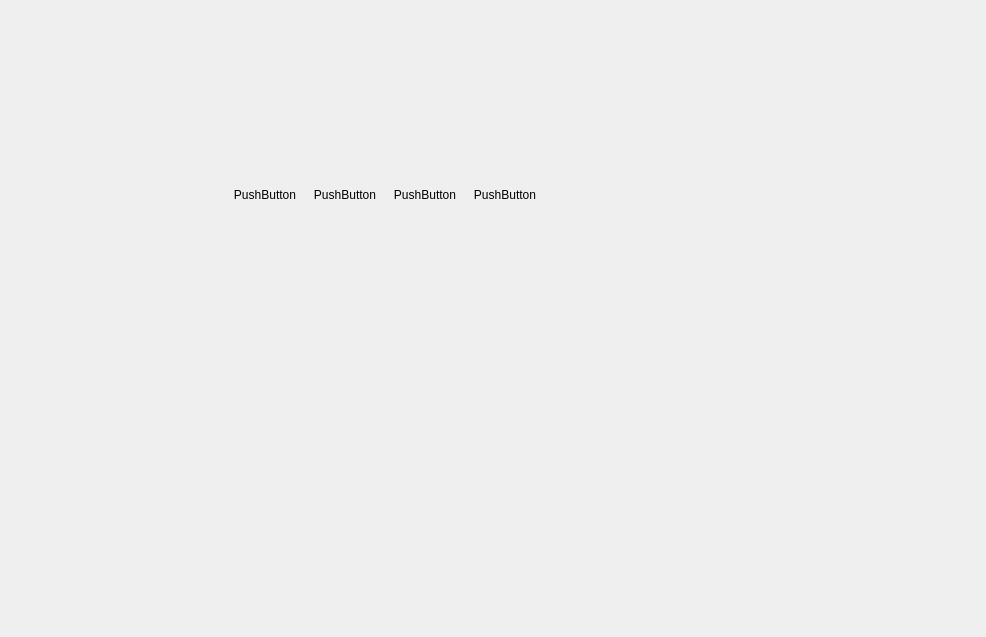
<?xml version="1.0" encoding="UTF-8"?>
<ui version="4.0">
 <class>DemoDialog</class>
 <widget class="QWidget" name="DemoDialog">
  <property name="geometry">
   <rect>
    <x>0</x>
    <y>0</y>
    <width>986</width>
    <height>637</height>
   </rect>
  </property>
  <property name="windowTitle">
   <string>DemoDialog</string>
  </property>
  <widget class="QWidget" name="widget" native="true">
   <property name="geometry">
    <rect>
     <x>160</x>
     <y>170</y>
     <width>385</width>
     <height>50</height>
    </rect>
   </property>
   <property name="minimumSize">
    <size>
     <width>0</width>
     <height>50</height>
    </size>
   </property>
   <layout class="QHBoxLayout" name="horizontalLayout">
    <property name="spacing">
     <number>0</number>
    </property>
    <property name="leftMargin">
     <number>0</number>
    </property>
    <property name="topMargin">
     <number>0</number>
    </property>
    <property name="rightMargin">
     <number>0</number>
    </property>
    <property name="bottomMargin">
     <number>0</number>
    </property>
    <item>
     <spacer name="horizontalSpacer">
      <property name="orientation">
       <enum>Qt::Horizontal</enum>
      </property>
      <property name="sizeHint" stdset="0">
       <size>
        <width>82</width>
        <height>20</height>
       </size>
      </property>
     </spacer>
    </item>
    <item>
     <widget class="QPushButton" name="pushButton_4">
      <property name="sizePolicy">
       <sizepolicy hsizetype="Minimum" vsizetype="Expanding">
        <horstretch>0</horstretch>
        <verstretch>0</verstretch>
       </sizepolicy>
      </property>
      <property name="text">
       <string>PushButton</string>
      </property>
      <property name="flat">
       <bool>true</bool>
      </property>
     </widget>
    </item>
    <item>
     <widget class="QPushButton" name="pushButton_3">
      <property name="sizePolicy">
       <sizepolicy hsizetype="Minimum" vsizetype="Expanding">
        <horstretch>0</horstretch>
        <verstretch>0</verstretch>
       </sizepolicy>
      </property>
      <property name="text">
       <string>PushButton</string>
      </property>
      <property name="flat">
       <bool>true</bool>
      </property>
     </widget>
    </item>
    <item>
     <widget class="QPushButton" name="pushButton_2">
      <property name="sizePolicy">
       <sizepolicy hsizetype="Minimum" vsizetype="Expanding">
        <horstretch>0</horstretch>
        <verstretch>0</verstretch>
       </sizepolicy>
      </property>
      <property name="text">
       <string>PushButton</string>
      </property>
      <property name="flat">
       <bool>true</bool>
      </property>
     </widget>
    </item>
    <item>
     <widget class="QPushButton" name="pushButton">
      <property name="sizePolicy">
       <sizepolicy hsizetype="Minimum" vsizetype="Expanding">
        <horstretch>0</horstretch>
        <verstretch>0</verstretch>
       </sizepolicy>
      </property>
      <property name="text">
       <string>PushButton</string>
      </property>
      <property name="flat">
       <bool>true</bool>
      </property>
     </widget>
    </item>
   </layout>
  </widget>
 </widget>
 <layoutdefault spacing="6" margin="11"/>
 <resources/>
 <connections/>
</ui>
